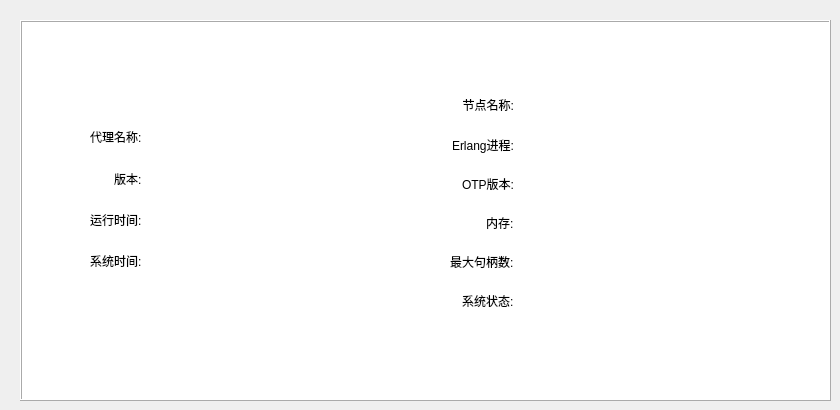
       <widget class="QWidget" name="page_2">
        <widget class="QFrame" name="frame_3">
         <property name="geometry">
          <rect>
           <x>20</x>
           <y>20</y>
           <width>811</width>
           <height>381</height>
          </rect>
         </property>
         <property name="styleSheet">
          <string notr="true">background-color: rgb(255, 255, 255);</string>
         </property>
         <property name="frameShape">
          <enum>QFrame::Box</enum>
         </property>
         <property name="frameShadow">
          <enum>QFrame::Raised</enum>
         </property>
         <widget class="QWidget" name="gridLayoutWidget_3">
          <property name="geometry">
           <rect>
            <x>70</x>
            <y>90</y>
            <width>251</width>
            <height>181</height>
           </rect>
          </property>
          <layout class="QGridLayout" name="gridLayout_3">
           <item row="2" column="2">
            <widget class="QLineEdit" name="version">
             <property name="styleSheet">
              <string notr="true">font: 11pt &quot;微软雅黑&quot;;
color: rgb(60, 68, 106);
background-color: rgb(255, 255, 255);</string>
             </property>
             <property name="frame">
              <bool>false</bool>
             </property>
             <property name="readOnly">
              <bool>true</bool>
             </property>
            </widget>
           </item>
           <item row="0" column="2">
            <widget class="QLineEdit" name="brokenName">
             <property name="styleSheet">
              <string notr="true">font: 11pt &quot;微软雅黑&quot;;
color: rgb(60, 68, 106);
background-color: rgb(255, 255, 255);
</string>
             </property>
             <property name="frame">
              <bool>false</bool>
             </property>
             <property name="readOnly">
              <bool>true</bool>
             </property>
            </widget>
           </item>
           <item row="6" column="0">
            <widget class="QLabel" name="label_8">
             <property name="styleSheet">
              <string notr="true">font: 11pt &quot;微软雅黑&quot;;</string>
             </property>
             <property name="text">
              <string>运行时间:</string>
             </property>
            </widget>
           </item>
           <item row="2" column="0" alignment="Qt::AlignRight">
            <widget class="QLabel" name="label_6">
             <property name="styleSheet">
              <string notr="true">font: 11pt &quot;微软雅黑&quot;;</string>
             </property>
             <property name="text">
              <string>版本:</string>
             </property>
            </widget>
           </item>
           <item row="7" column="0">
            <widget class="QLabel" name="label_9">
             <property name="styleSheet">
              <string notr="true">font: 11pt &quot;微软雅黑&quot;;</string>
             </property>
             <property name="text">
              <string>系统时间:</string>
             </property>
            </widget>
           </item>
           <item row="0" column="0">
            <widget class="QLabel" name="label_2">
             <property name="styleSheet">
              <string notr="true">font: 11pt &quot;微软雅黑&quot;;</string>
             </property>
             <property name="text">
              <string>代理名称:</string>
             </property>
            </widget>
           </item>
           <item row="7" column="2">
            <widget class="QLineEdit" name="datetime">
             <property name="styleSheet">
              <string notr="true">font: 11pt &quot;微软雅黑&quot;;
color: rgb(60, 68, 106);
background-color: rgb(255, 255, 255);</string>
             </property>
             <property name="frame">
              <bool>false</bool>
             </property>
             <property name="readOnly">
              <bool>true</bool>
             </property>
            </widget>
           </item>
           <item row="6" column="2">
            <widget class="QLineEdit" name="uptime">
             <property name="autoFillBackground">
              <bool>false</bool>
             </property>
             <property name="styleSheet">
              <string notr="true">font: 11pt &quot;微软雅黑&quot;;
color: rgb(60, 68, 106);
background-color: rgb(255, 255, 255);</string>
             </property>
             <property name="maxLength">
              <number>60</number>
             </property>
             <property name="frame">
              <bool>false</bool>
             </property>
             <property name="cursorPosition">
              <number>0</number>
             </property>
             <property name="alignment">
              <set>Qt::AlignLeading|Qt::AlignLeft|Qt::AlignVCenter</set>
             </property>
             <property name="readOnly">
              <bool>true</bool>
             </property>
             <property name="cursorMoveStyle">
              <enum>Qt::VisualMoveStyle</enum>
             </property>
             <property name="clearButtonEnabled">
              <bool>false</bool>
             </property>
            </widget>
           </item>
           <item row="0" column="1">
            <spacer name="horizontalSpacer">
             <property name="orientation">
              <enum>Qt::Horizontal</enum>
             </property>
             <property name="sizeType">
              <enum>QSizePolicy::Fixed</enum>
             </property>
             <property name="sizeHint" stdset="0">
              <size>
               <width>10</width>
               <height>20</height>
              </size>
             </property>
            </spacer>
           </item>
          </layout>
         </widget>
         <widget class="QWidget" name="gridLayoutWidget_6">
          <property name="geometry">
           <rect>
            <x>430</x>
            <y>60</y>
            <width>241</width>
            <height>251</height>
           </rect>
          </property>
          <layout class="QGridLayout" name="gridLayout_6">
           <item row="3" column="2">
            <widget class="QLineEdit" name="otpversion">
             <property name="styleSheet">
              <string notr="true">font: 11pt &quot;微软雅黑&quot;;
color: rgb(60, 68, 106);
background-color: rgb(255, 255, 255);</string>
             </property>
             <property name="frame">
              <bool>false</bool>
             </property>
             <property name="readOnly">
              <bool>true</bool>
             </property>
            </widget>
           </item>
           <item row="5" column="2">
            <widget class="QLineEdit" name="memory">
             <property name="styleSheet">
              <string notr="true">font: 11pt &quot;微软雅黑&quot;;
color: rgb(60, 68, 106);
background-color: rgb(255, 255, 255);</string>
             </property>
             <property name="frame">
              <bool>false</bool>
             </property>
             <property name="readOnly">
              <bool>true</bool>
             </property>
            </widget>
           </item>
           <item row="7" column="0">
            <widget class="QLabel" name="label_20">
             <property name="styleSheet">
              <string notr="true">font: 11pt &quot;微软雅黑&quot;;</string>
             </property>
             <property name="text">
              <string>最大句柄数:</string>
             </property>
            </widget>
           </item>
           <item row="5" column="0" alignment="Qt::AlignRight">
            <widget class="QLabel" name="label_22">
             <property name="styleSheet">
              <string notr="true">font: 11pt &quot;微软雅黑&quot;;</string>
             </property>
             <property name="text">
              <string>内存:</string>
             </property>
            </widget>
           </item>
           <item row="1" column="2">
            <widget class="QLineEdit" name="eprocess">
             <property name="styleSheet">
              <string notr="true">font: 11pt &quot;微软雅黑&quot;;
color: rgb(60, 68, 106);
background-color: rgb(255, 255, 255);</string>
             </property>
             <property name="frame">
              <bool>false</bool>
             </property>
             <property name="readOnly">
              <bool>true</bool>
             </property>
            </widget>
           </item>
           <item row="3" column="0" alignment="Qt::AlignRight">
            <widget class="QLabel" name="label_21">
             <property name="styleSheet">
              <string notr="true">font: 11pt &quot;微软雅黑&quot;;</string>
             </property>
             <property name="text">
              <string>OTP版本:</string>
             </property>
            </widget>
           </item>
           <item row="7" column="2">
            <widget class="QLineEdit" name="maxfds">
             <property name="styleSheet">
              <string notr="true">font: 11pt &quot;微软雅黑&quot;;
color: rgb(60, 68, 106);
background-color: rgb(255, 255, 255);</string>
             </property>
             <property name="frame">
              <bool>false</bool>
             </property>
             <property name="readOnly">
              <bool>true</bool>
             </property>
            </widget>
           </item>
           <item row="1" column="0" alignment="Qt::AlignRight">
            <widget class="QLabel" name="label_23">
             <property name="styleSheet">
              <string notr="true">font: 11pt &quot;微软雅黑&quot;;</string>
             </property>
             <property name="text">
              <string>Erlang进程:</string>
             </property>
            </widget>
           </item>
           <item row="8" column="0" alignment="Qt::AlignRight">
            <widget class="QLabel" name="label_24">
             <property name="styleSheet">
              <string notr="true">font: 11pt &quot;微软雅黑&quot;;</string>
             </property>
             <property name="text">
              <string>系统状态:</string>
             </property>
            </widget>
           </item>
           <item row="8" column="2">
            <widget class="QLineEdit" name="systatus">
             <property name="styleSheet">
              <string notr="true">font: 11pt &quot;微软雅黑&quot;;
color: rgb(60, 68, 106);
background-color: rgb(255, 255, 255);</string>
             </property>
             <property name="frame">
              <bool>false</bool>
             </property>
             <property name="readOnly">
              <bool>true</bool>
             </property>
            </widget>
           </item>
           <item row="0" column="2">
            <widget class="QLineEdit" name="nodename">
             <property name="styleSheet">
              <string notr="true">font: 11pt &quot;微软雅黑&quot;;
color: rgb(60, 68, 106);
background-color: rgb(255, 255, 255);</string>
             </property>
             <property name="frame">
              <bool>false</bool>
             </property>
             <property name="readOnly">
              <bool>true</bool>
             </property>
            </widget>
           </item>
           <item row="0" column="0">
            <widget class="QLabel" name="label_7">
             <property name="styleSheet">
              <string notr="true">font: 11pt &quot;微软雅黑&quot;;</string>
             </property>
             <property name="text">
              <string>节点名称:</string>
             </property>
             <property name="alignment">
              <set>Qt::AlignRight|Qt::AlignTrailing|Qt::AlignVCenter</set>
             </property>
            </widget>
           </item>
           <item row="0" column="1">
            <spacer name="horizontalSpacer_2">
             <property name="orientation">
              <enum>Qt::Horizontal</enum>
             </property>
             <property name="sizeType">
              <enum>QSizePolicy::Fixed</enum>
             </property>
             <property name="sizeHint" stdset="0">
              <size>
               <width>10</width>
               <height>20</height>
              </size>
             </property>
            </spacer>
           </item>
          </layout>
         </widget>
        </widget>
       </widget>
